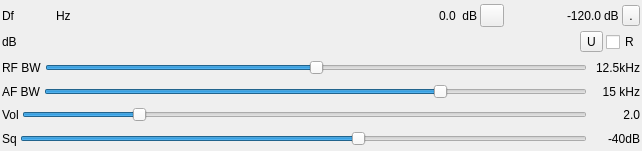
  <widget class="QWidget" name="settingsContainer" native="true">
   <property name="geometry">
    <rect>
     <x>10</x>
     <y>20</y>
     <width>642</width>
     <height>151</height>
    </rect>
   </property>
   <property name="minimumSize">
    <size>
     <width>640</width>
     <height>0</height>
    </size>
   </property>
   <property name="windowTitle">
    <string>Settings</string>
   </property>
   <layout class="QVBoxLayout" name="verticalLayout">
    <property name="spacing">
     <number>3</number>
    </property>
    <property name="leftMargin">
     <number>2</number>
    </property>
    <property name="topMargin">
     <number>2</number>
    </property>
    <property name="rightMargin">
     <number>2</number>
    </property>
    <property name="bottomMargin">
     <number>2</number>
    </property>
    <item>
     <layout class="QHBoxLayout" name="deltaFreqPowLayout">
      <property name="topMargin">
       <number>2</number>
      </property>
      <item>
       <layout class="QHBoxLayout" name="deltaFreqiencyLayout">
        <item>
         <widget class="QLabel" name="deltaFrequencyLabel">
          <property name="minimumSize">
           <size>
            <width>16</width>
            <height>0</height>
           </size>
          </property>
          <property name="text">
           <string>Df</string>
          </property>
         </widget>
        </item>
        <item>
         <widget class="ValueDialZ" name="deltaFrequency" native="true">
          <property name="sizePolicy">
           <sizepolicy hsizetype="Maximum" vsizetype="Maximum">
            <horstretch>0</horstretch>
            <verstretch>0</verstretch>
           </sizepolicy>
          </property>
          <property name="minimumSize">
           <size>
            <width>32</width>
            <height>16</height>
           </size>
          </property>
          <property name="font">
           <font>
            <family>DejaVu Sans Mono</family>
            <pointsize>12</pointsize>
           </font>
          </property>
          <property name="cursor">
           <cursorShape>PointingHandCursor</cursorShape>
          </property>
          <property name="focusPolicy">
           <enum>Qt::StrongFocus</enum>
          </property>
          <property name="toolTip">
           <string>Demod shift frequency from center in Hz</string>
          </property>
         </widget>
        </item>
        <item>
         <widget class="QLabel" name="deltaUnits">
          <property name="text">
           <string>Hz </string>
          </property>
         </widget>
        </item>
       </layout>
      </item>
      <item>
       <spacer name="horizontalSpacer">
        <property name="orientation">
         <enum>Qt::Horizontal</enum>
        </property>
        <property name="sizeHint" stdset="0">
         <size>
          <width>40</width>
          <height>20</height>
         </size>
        </property>
       </spacer>
      </item>
      <item>
       <layout class="QHBoxLayout" name="channelPowerLayout">
        <item>
         <widget class="QLabel" name="channelPower">
          <property name="toolTip">
           <string>Channel power</string>
          </property>
          <property name="layoutDirection">
           <enum>Qt::RightToLeft</enum>
          </property>
          <property name="text">
           <string>0.0</string>
          </property>
         </widget>
        </item>
        <item>
         <widget class="QLabel" name="channelPowerUnits">
          <property name="text">
           <string> dB</string>
          </property>
         </widget>
        </item>
        <item>
         <widget class="QToolButton" name="audioStereo">
          <property name="toolTip">
           <string>Mono/Stereo toggle and pilot lock indicator</string>
          </property>
          <property name="autoFillBackground">
           <bool>true</bool>
          </property>
          <property name="text">
           <string/>
          </property>
          <property name="icon">
           <iconset resource="../../../sdrgui/resources/res.qrc">
            <normaloff>:/mono.png</normaloff>
            <normalon>:/stereo.png</normalon>:/mono.png</iconset>
          </property>
          <property name="checkable">
           <bool>true</bool>
          </property>
         </widget>
        </item>
        <item>
         <widget class="ButtonSwitch" name="lsbStereo">
          <property name="toolTip">
           <string>Use only LSB from stereo subcarrier </string>
          </property>
          <property name="text">
           <string/>
          </property>
          <property name="icon">
           <iconset resource="../../../sdrgui/resources/res.qrc">
            <normaloff>:/lsb.png</normaloff>:/lsb.png</iconset>
          </property>
          <property name="checkable">
           <bool>true</bool>
          </property>
          <property name="autoRaise">
           <bool>true</bool>
          </property>
         </widget>
        </item>
        <item>
         <widget class="ButtonSwitch" name="showPilot">
          <property name="toolTip">
           <string>Toggle demod/pilot spectrum display</string>
          </property>
          <property name="text">
           <string/>
          </property>
          <property name="icon">
           <iconset resource="../../../sdrgui/resources/res.qrc">
            <normaloff>:/carrier.png</normaloff>:/carrier.png</iconset>
          </property>
          <property name="checkable">
           <bool>true</bool>
          </property>
          <property name="autoRaise">
           <bool>true</bool>
          </property>
         </widget>
        </item>
        <item>
         <widget class="QLabel" name="pilotPower">
          <property name="minimumSize">
           <size>
            <width>40</width>
            <height>0</height>
           </size>
          </property>
          <property name="toolTip">
           <string>Pilot power</string>
          </property>
          <property name="text">
           <string>-120.0</string>
          </property>
          <property name="alignment">
           <set>Qt::AlignRight|Qt::AlignTrailing|Qt::AlignVCenter</set>
          </property>
         </widget>
        </item>
        <item>
         <widget class="QLabel" name="pilotPowerUnits">
          <property name="text">
           <string>dB</string>
          </property>
         </widget>
        </item>
        <item>
         <widget class="ButtonSwitch" name="rds">
          <property name="toolTip">
           <string>Toggle RDS subsystem activation</string>
          </property>
          <property name="text">
           <string>.</string>
          </property>
          <property name="icon">
           <iconset resource="../../../sdrgui/resources/res.qrc">
            <normaloff>:/rds.png</normaloff>:/rds.png</iconset>
          </property>
         </widget>
        </item>
       </layout>
      </item>
     </layout>
    </item>
    <item>
     <layout class="QHBoxLayout" name="channelPowerMeterLayout">
      <item>
       <widget class="QLabel" name="channelPowerMeterUnits">
        <property name="text">
         <string>dB</string>
        </property>
       </widget>
      </item>
      <item>
       <widget class="LevelMeterSignalDB" name="channelPowerMeter" native="true">
        <property name="sizePolicy">
         <sizepolicy hsizetype="Expanding" vsizetype="Preferred">
          <horstretch>0</horstretch>
          <verstretch>0</verstretch>
         </sizepolicy>
        </property>
        <property name="minimumSize">
         <size>
          <width>0</width>
          <height>24</height>
         </size>
        </property>
        <property name="font">
         <font>
          <family>Monospace</family>
          <pointsize>8</pointsize>
         </font>
        </property>
        <property name="toolTip">
         <string>Level meter (dB) top trace: average, bottom trace: instantaneous peak, tip: peak hold</string>
        </property>
       </widget>
      </item>
      <item>
       <widget class="ButtonSwitch" name="copyAudioToUDP">
        <property name="toolTip">
         <string>Copy audio to UDP</string>
        </property>
        <property name="text">
         <string>U</string>
        </property>
        <property name="checkable">
         <bool>true</bool>
        </property>
       </widget>
      </item>
      <item>
       <widget class="QCheckBox" name="useRTP">
        <property name="toolTip">
         <string>Use RTP protocol for audio copy to UDP</string>
        </property>
        <property name="text">
         <string>R</string>
        </property>
       </widget>
      </item>
     </layout>
    </item>
    <item>
     <layout class="QHBoxLayout" name="rfBandwidthLayout">
      <item>
       <widget class="QLabel" name="label">
        <property name="text">
         <string>RF BW</string>
        </property>
       </widget>
      </item>
      <item>
       <widget class="QSlider" name="rfBW">
        <property name="toolTip">
         <string>Demodulator (RF) bandwidth</string>
        </property>
        <property name="maximum">
         <number>8</number>
        </property>
        <property name="pageStep">
         <number>1</number>
        </property>
        <property name="value">
         <number>4</number>
        </property>
        <property name="orientation">
         <enum>Qt::Horizontal</enum>
        </property>
       </widget>
      </item>
      <item>
       <widget class="QLabel" name="rfBWText">
        <property name="minimumSize">
         <size>
          <width>50</width>
          <height>0</height>
         </size>
        </property>
        <property name="text">
         <string>12.5kHz</string>
        </property>
        <property name="alignment">
         <set>Qt::AlignRight|Qt::AlignTrailing|Qt::AlignVCenter</set>
        </property>
       </widget>
      </item>
     </layout>
    </item>
    <item>
     <layout class="QHBoxLayout" name="afBandwidthLayout">
      <item>
       <widget class="QLabel" name="label_2">
        <property name="text">
         <string>AF BW</string>
        </property>
       </widget>
      </item>
      <item>
       <widget class="QSlider" name="afBW">
        <property name="toolTip">
         <string>Audio bandwidth</string>
        </property>
        <property name="minimum">
         <number>1</number>
        </property>
        <property name="maximum">
         <number>20</number>
        </property>
        <property name="pageStep">
         <number>1</number>
        </property>
        <property name="value">
         <number>15</number>
        </property>
        <property name="orientation">
         <enum>Qt::Horizontal</enum>
        </property>
       </widget>
      </item>
      <item>
       <widget class="QLabel" name="afBWText">
        <property name="minimumSize">
         <size>
          <width>50</width>
          <height>0</height>
         </size>
        </property>
        <property name="text">
         <string>15 kHz</string>
        </property>
        <property name="alignment">
         <set>Qt::AlignRight|Qt::AlignTrailing|Qt::AlignVCenter</set>
        </property>
       </widget>
      </item>
     </layout>
    </item>
    <item>
     <layout class="QHBoxLayout" name="volumeLayout">
      <item>
       <widget class="QLabel" name="label_3">
        <property name="text">
         <string>Vol</string>
        </property>
       </widget>
      </item>
      <item>
       <widget class="QSlider" name="volume">
        <property name="toolTip">
         <string>Volume</string>
        </property>
        <property name="maximum">
         <number>100</number>
        </property>
        <property name="pageStep">
         <number>1</number>
        </property>
        <property name="value">
         <number>20</number>
        </property>
        <property name="orientation">
         <enum>Qt::Horizontal</enum>
        </property>
       </widget>
      </item>
      <item>
       <widget class="QLabel" name="volumeText">
        <property name="minimumSize">
         <size>
          <width>50</width>
          <height>0</height>
         </size>
        </property>
        <property name="text">
         <string>2.0</string>
        </property>
        <property name="alignment">
         <set>Qt::AlignRight|Qt::AlignTrailing|Qt::AlignVCenter</set>
        </property>
       </widget>
      </item>
     </layout>
    </item>
    <item>
     <layout class="QHBoxLayout" name="squelchLayout">
      <item>
       <widget class="QLabel" name="label_4">
        <property name="text">
         <string>Sq</string>
        </property>
       </widget>
      </item>
      <item>
       <widget class="QSlider" name="squelch">
        <property name="toolTip">
         <string>Squelch</string>
        </property>
        <property name="minimum">
         <number>-100</number>
        </property>
        <property name="maximum">
         <number>0</number>
        </property>
        <property name="pageStep">
         <number>1</number>
        </property>
        <property name="value">
         <number>-40</number>
        </property>
        <property name="orientation">
         <enum>Qt::Horizontal</enum>
        </property>
       </widget>
      </item>
      <item>
       <widget class="QLabel" name="squelchText">
        <property name="minimumSize">
         <size>
          <width>50</width>
          <height>0</height>
         </size>
        </property>
        <property name="text">
         <string>-40dB</string>
        </property>
        <property name="alignment">
         <set>Qt::AlignRight|Qt::AlignTrailing|Qt::AlignVCenter</set>
        </property>
       </widget>
      </item>
     </layout>
    </item>
   </layout>
  </widget>
